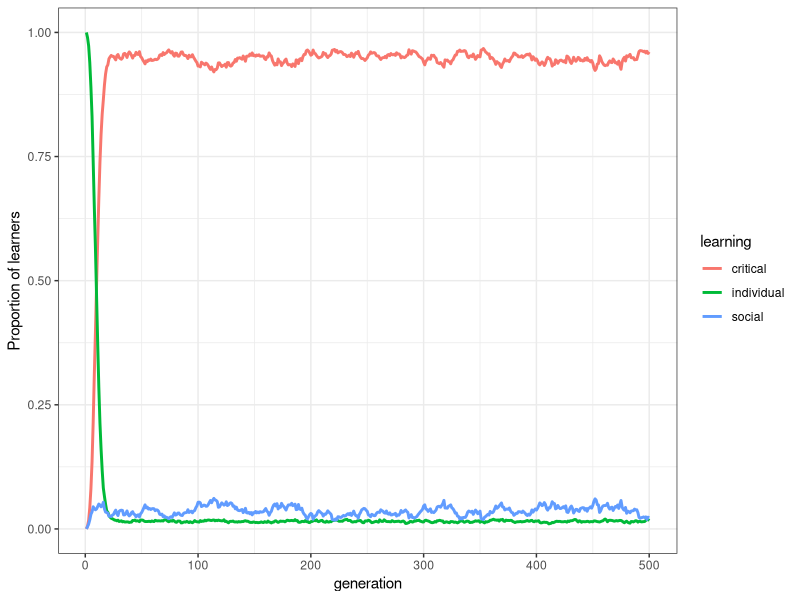
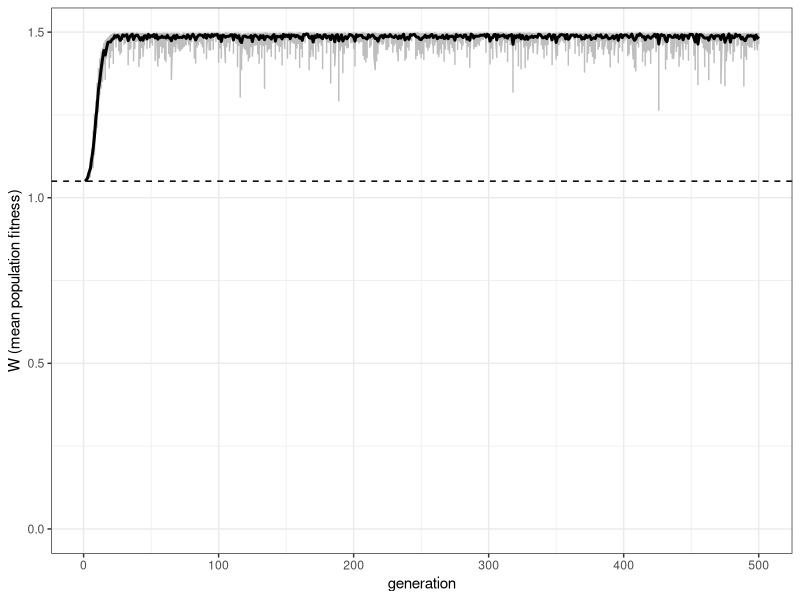

Generate these figures, in order, with R:
## ---- chunk 1

library(tidyverse)
set.seed(111)

rogers_model2 <- function(N, t_max, r_max, w = 1, b = 0.5, c, s = 0, mu, p, u) {
  
  # check parameters, to avoid negative fitnesses
  if (b*(1+c) > 1 || b*(1+s) > 1) {
    stop("Invalid parameter values: ensure b*(1+c) < 1 and b*(1+s) < 1")
  }
  
  # create output tibble
  # p.SL is the proportion of social learners in the population and W is the population mean fitness
  output <- tibble(generation = rep(1:t_max, r_max), run = as.factor(rep(1:r_max, each = t_max)), p.SL = rep(NA, t_max * r_max), p.IL = rep(NA, t_max * r_max), p.CL = rep(NA, t_max * r_max), W = rep(NA, t_max * r_max))
  
  for (r in 1:r_max) {
    
    # create a population of individuals
    # learning type is 'individual', 'social' or 'critical' (initially all 'individual')
    # behaviour is indexed by an integer, which may or may not match the environment
    # fitness is the individual's fitness, given their learning type, behaviour and the environment
    population <- tibble(learning = rep("individual", N), behaviour = rep(NA, N), fitness = rep(NA, N))
    
    # initialise the environment
    E <- 0
    
    for (t in 1:t_max) {
      
      # NB now we integrate fitnesses into the learning stage
      population$fitness <- w  # start with baseline fitness
      
      # 1. social learners copy the behaviour of a randomly chosen member of the previous generation
      if (sum(population$learning == "social") > 0) {
        population$behaviour[population$learning == "social"] <- sample(previous_population$behaviour, sum(population$learning == "social"), replace = TRUE)
        # subtract b*s from fitness of SLers
        population$fitness[population$learning == "social"] <- population$fitness[population$learning == "social"] - b*s
      }
      
      # 2. individual learners learn the correct behaviour (E) with probability p
      # otherwise they learn the incorrect behaviour (E - 1)
      learn_correct <- sample(c(TRUE, FALSE), N, prob = c(p, 1 - p), replace = TRUE)
      population$behaviour[learn_correct & population$learning == "individual"] <- E
      population$behaviour[!learn_correct & population$learning == "individual"] <- E - 1
      # impose cost b*c on individual learners
      population$fitness[population$learning == "individual"] <- population$fitness[population$learning == "individual"] - b*c
      
      # 3. critical learners try social learning, and if the copied behaviour does not match the environment, they do individual learning
      if (sum(population$learning == "critical") > 0) {
        
        # first critical learners socially learn
        population$behaviour[population$learning == "critical"] <- sample(previous_population$behaviour, sum(population$learning == "critical"), replace = TRUE)
        
        # subtract b*s from fitness of socially learning critical learners
        population$fitness[population$learning == "critical"] <- population$fitness[population$learning == "critical"] - b*s
        
        # do individual learning for those critical learners who did not copy correct behaviour
        # (NB we re-use learn_correct from above)
        population$behaviour[learn_correct & population$learning == "critical" & population$behaviour != E] <- E
      
        # subtract b*c from fitness of individually learning critical learners
        population$fitness[learn_correct & population$learning == "critical" & population$behaviour != E] <- population$fitness[learn_correct & population$learning == "critical" & population$behaviour != E] - b*c
        
      }
      
      # 4. get fitnesses
      # now only need to do the b bonus or penalty
      # for individuals with behaviour matched to the environment, add b
      population$fitness[population$behaviour == E] <- population$fitness[population$behaviour == E] + b  
      # for individuals with behaviour not matched to the environment, subtract b
      population$fitness[population$behaviour != E] <- population$fitness[population$behaviour != E] - b
      
      # 5. store population characteristics in output
      output[output$generation == t & output$run == r, ]$p.SL <- mean(population$learning == "social")
      output[output$generation == t & output$run == r, ]$p.IL <- mean(population$learning == "individual")
      output[output$generation == t & output$run == r, ]$p.CL <- mean(population$learning == "critical")
      output[output$generation == t & output$run == r, ]$W <- mean(population$fitness)
      
      # 6. reproduction
      previous_population <- population
      population$behaviour <- NA
      population$fitness <- NA
      
      # probability of individual learning in new generation (population) is proportional to the relative fitness of individual learners in the previous_population
      
      # relative fitness of individual learners (if there are any)
      if (sum(previous_population$learning == "individual") > 0) {
        fitness_IL <- sum(previous_population$fitness[previous_population$learning == "individual"]) / sum(previous_population$fitness)
      } else {
        fitness_IL <- 0
      }
      produce_IL <- sample(c(TRUE, FALSE), N, prob = c(fitness_IL, 1 - fitness_IL), replace = TRUE)
      
      # relative fitness of social learners (if there are any)
      if (sum(previous_population$learning == "social") > 0) {
        fitness_SL <- sum(previous_population$fitness[previous_population$learning == "social"]) / sum(previous_population$fitness)
      } else {
        fitness_SL <- 0
      }
      produce_SL <- sample(c(TRUE, FALSE), N, prob = c(fitness_SL, 1 - fitness_SL), replace = TRUE)
      
      # if parent is an individual learner, then they're an ind learner
      population$learning[produce_IL] <- "individual"  
      # if parent is a social learner, then they're a social learner
      population$learning[produce_SL] <- "social"  
      # if parent is neither IL or SL, then they're a critical learner
      population$learning[!produce_IL & !produce_SL] <- "critical"
      
      # 7. mutation, chance of switching learning types
      mutation <- sample(c(TRUE, FALSE), N, prob = c(mu, 1 - mu), replace = TRUE)
      
      # new previous_population2 to avoid anyone mutating twice
      previous_population2 <- population
      
      population$learning[mutation & previous_population2$learning == "individual"] <- sample(c("critical", "social"), sum(mutation & previous_population2$learning == "individual"), prob = c(0.5, 0.5), replace = TRUE)
      population$learning[mutation & previous_population2$learning == "social"] <- sample(c("critical", "individual"), sum(mutation & previous_population2$learning == "social"), prob = c(0.5, 0.5), replace = TRUE)
      population$learning[mutation & previous_population2$learning == "critical"] <- sample(c("individual", "social"), sum(mutation & previous_population2$learning == "critical"), prob = c(0.5, 0.5), replace = TRUE)
    
      # 8. potential environmental change
      # increment the environmental state with probability u
      if (runif(1) < u) E <- E + 1
      
    }
  }
  output
}

## ---- chunk 2

data_model <- rogers_model2(N = 1000, t_max = 500, r_max = 10, c = 0.9, mu = 0.01, p = 1, u = 0.2)

## ---- chunk 3

plot_prop <- function(data_model) {
  
  names(data_model)[3:5] <- c("social", "individual", "critical")
  data_model_long <- pivot_longer(data_model, -c(W,generation,run), names_to = "learning", values_to = "proportion")

ggplot(data = data_model_long, aes(y = proportion, x = generation, colour = learning)) +
  stat_summary(fun.y = mean, geom = "line", size = 1) +
  ylim(c(0, 1)) +
  theme_bw() +
  labs(y = "Proportion of learners")
}

plot_prop(data_model)

## ---- chunk 4

plot_W <- function(data_model, w=1, b=0.5, c, p) {
  ggplot(data = data_model, aes(y = W, x = generation)) +
    geom_line(col = "grey") +
    stat_summary(fun.y = mean, geom = "line", size = 1) +
    geom_hline(yintercept = w + b*(2*p - c - 1), linetype = 2) +
    ylim(c(0, NA)) +
    theme_bw() +
    labs(y = "W (mean population fitness)")
}

plot_W(data_model, c = 0.9, p = 1)

